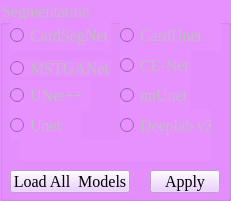
   <widget class="QGroupBox" name="segmentation_box">
    <property name="enabled">
     <bool>false</bool>
    </property>
    <property name="geometry">
     <rect>
      <x>230</x>
      <y>10</y>
      <width>231</width>
      <height>201</height>
     </rect>
    </property>
    <property name="font">
     <font>
      <family>Times New Roman</family>
      <pointsize>12</pointsize>
      <weight>9</weight>
      <italic>false</italic>
      <bold>false</bold>
     </font>
    </property>
    <property name="styleSheet">
     <string notr="true"> font: 75 12pt &quot;Times New Roman&quot;; ;background-color: rgb(231, 144, 255);</string>
    </property>
    <property name="title">
     <string>Segmentation</string>
    </property>
    <widget class="QRadioButton" name="segmentor3">
     <property name="enabled">
      <bool>false</bool>
     </property>
     <property name="geometry">
      <rect>
       <x>10</x>
       <y>60</y>
       <width>101</width>
       <height>17</height>
      </rect>
     </property>
     <property name="font">
      <font>
       <family>Times New Roman</family>
       <pointsize>12</pointsize>
       <weight>9</weight>
       <italic>false</italic>
       <bold>false</bold>
      </font>
     </property>
     <property name="styleSheet">
      <string notr="true">font: 75 12pt &quot;Times New Roman&quot;;</string>
     </property>
     <property name="text">
      <string>MSTGANet</string>
     </property>
    </widget>
    <widget class="QRadioButton" name="segmentor1">
     <property name="enabled">
      <bool>false</bool>
     </property>
     <property name="geometry">
      <rect>
       <x>10</x>
       <y>20</y>
       <width>101</width>
       <height>31</height>
      </rect>
     </property>
     <property name="font">
      <font>
       <family>Times New Roman</family>
       <pointsize>12</pointsize>
       <weight>9</weight>
       <italic>false</italic>
       <bold>false</bold>
      </font>
     </property>
     <property name="styleSheet">
      <string notr="true">font: 75 12pt &quot;Times New Roman&quot;;</string>
     </property>
     <property name="text">
      <string>CardSegNet</string>
     </property>
    </widget>
    <widget class="QPushButton" name="applysegmentation">
     <property name="enabled">
      <bool>false</bool>
     </property>
     <property name="geometry">
      <rect>
       <x>150</x>
       <y>170</y>
       <width>70</width>
       <height>23</height>
      </rect>
     </property>
     <property name="font">
      <font>
       <family>Times New Roman</family>
       <pointsize>12</pointsize>
       <weight>9</weight>
       <italic>false</italic>
       <bold>false</bold>
      </font>
     </property>
     <property name="styleSheet">
      <string notr="true">color: rgb(0, 0, 0); background-color: rgb(231, 194, 255);font: 75 12pt &quot;Times New Roman&quot;;</string>
     </property>
     <property name="text">
      <string>Apply</string>
     </property>
    </widget>
    <widget class="QLabel" name="label_pre_2">
     <property name="enabled">
      <bool>false</bool>
     </property>
     <property name="geometry">
      <rect>
       <x>20</x>
       <y>140</y>
       <width>191</width>
       <height>21</height>
      </rect>
     </property>
     <property name="font">
      <font>
       <family>Times New Roman</family>
       <pointsize>12</pointsize>
       <weight>9</weight>
       <italic>false</italic>
       <bold>false</bold>
      </font>
     </property>
     <property name="styleSheet">
      <string notr="true">font: 75 12pt &quot;Times New Roman&quot;;</string>
     </property>
     <property name="text">
      <string/>
     </property>
    </widget>
    <widget class="QRadioButton" name="segmentor5">
     <property name="enabled">
      <bool>false</bool>
     </property>
     <property name="geometry">
      <rect>
       <x>10</x>
       <y>80</y>
       <width>81</width>
       <height>31</height>
      </rect>
     </property>
     <property name="font">
      <font>
       <family>Times New Roman</family>
       <pointsize>12</pointsize>
       <weight>9</weight>
       <italic>false</italic>
       <bold>false</bold>
      </font>
     </property>
     <property name="styleSheet">
      <string notr="true">font: 75 12pt &quot;Times New Roman&quot;;</string>
     </property>
     <property name="text">
      <string>UNet++</string>
     </property>
    </widget>
    <widget class="QRadioButton" name="segmentor6">
     <property name="enabled">
      <bool>false</bool>
     </property>
     <property name="geometry">
      <rect>
       <x>120</x>
       <y>80</y>
       <width>71</width>
       <height>31</height>
      </rect>
     </property>
     <property name="font">
      <font>
       <family>Times New Roman</family>
       <pointsize>12</pointsize>
       <weight>9</weight>
       <italic>false</italic>
       <bold>false</bold>
      </font>
     </property>
     <property name="styleSheet">
      <string notr="true">font: 75 12pt &quot;Times New Roman&quot;;</string>
     </property>
     <property name="text">
      <string>nnUnet</string>
     </property>
    </widget>
    <widget class="QRadioButton" name="segmentor4">
     <property name="enabled">
      <bool>false</bool>
     </property>
     <property name="geometry">
      <rect>
       <x>120</x>
       <y>50</y>
       <width>71</width>
       <height>30</height>
      </rect>
     </property>
     <property name="font">
      <font>
       <family>Times New Roman</family>
       <pointsize>12</pointsize>
       <weight>9</weight>
       <italic>false</italic>
       <bold>false</bold>
      </font>
     </property>
     <property name="styleSheet">
      <string notr="true">font: 75 12pt &quot;Times New Roman&quot;;</string>
     </property>
     <property name="text">
      <string>CE-Net</string>
     </property>
    </widget>
    <widget class="QRadioButton" name="segmentor8">
     <property name="enabled">
      <bool>false</bool>
     </property>
     <property name="geometry">
      <rect>
       <x>120</x>
       <y>110</y>
       <width>91</width>
       <height>31</height>
      </rect>
     </property>
     <property name="font">
      <font>
       <family>Times New Roman</family>
       <pointsize>12</pointsize>
       <weight>9</weight>
       <italic>false</italic>
       <bold>false</bold>
      </font>
     </property>
     <property name="styleSheet">
      <string notr="true">font: 75 12pt &quot;Times New Roman&quot;;</string>
     </property>
     <property name="text">
      <string>Deeplab v3</string>
     </property>
    </widget>
    <widget class="QRadioButton" name="segmentor7">
     <property name="enabled">
      <bool>false</bool>
     </property>
     <property name="geometry">
      <rect>
       <x>10</x>
       <y>110</y>
       <width>71</width>
       <height>31</height>
      </rect>
     </property>
     <property name="font">
      <font>
       <family>Times New Roman</family>
       <pointsize>12</pointsize>
       <weight>9</weight>
       <italic>false</italic>
       <bold>false</bold>
      </font>
     </property>
     <property name="styleSheet">
      <string notr="true">font: 75 12pt &quot;Times New Roman&quot;;</string>
     </property>
     <property name="text">
      <string>Unet </string>
     </property>
    </widget>
    <widget class="QRadioButton" name="segmentor2">
     <property name="enabled">
      <bool>false</bool>
     </property>
     <property name="geometry">
      <rect>
       <x>120</x>
       <y>20</y>
       <width>101</width>
       <height>31</height>
      </rect>
     </property>
     <property name="font">
      <font>
       <family>Times New Roman</family>
       <pointsize>12</pointsize>
       <weight>9</weight>
       <italic>false</italic>
       <bold>false</bold>
      </font>
     </property>
     <property name="styleSheet">
      <string notr="true">font: 75 12pt &quot;Times New Roman&quot;;</string>
     </property>
     <property name="text">
      <string>CardUnet </string>
     </property>
    </widget>
    <widget class="QPushButton" name="load_models">
     <property name="enabled">
      <bool>false</bool>
     </property>
     <property name="geometry">
      <rect>
       <x>10</x>
       <y>170</y>
       <width>120</width>
       <height>23</height>
      </rect>
     </property>
     <property name="font">
      <font>
       <family>Times New Roman</family>
       <pointsize>12</pointsize>
       <weight>9</weight>
       <italic>false</italic>
       <bold>false</bold>
      </font>
     </property>
     <property name="styleSheet">
      <string notr="true">font: 75 12pt &quot;Times New Roman&quot;;color: rgb(0, 0, 0); background-color: rgb(231, 194, 255);font: </string>
     </property>
     <property name="text">
      <string>Load All  Models</string>
     </property>
    </widget>
   </widget>
